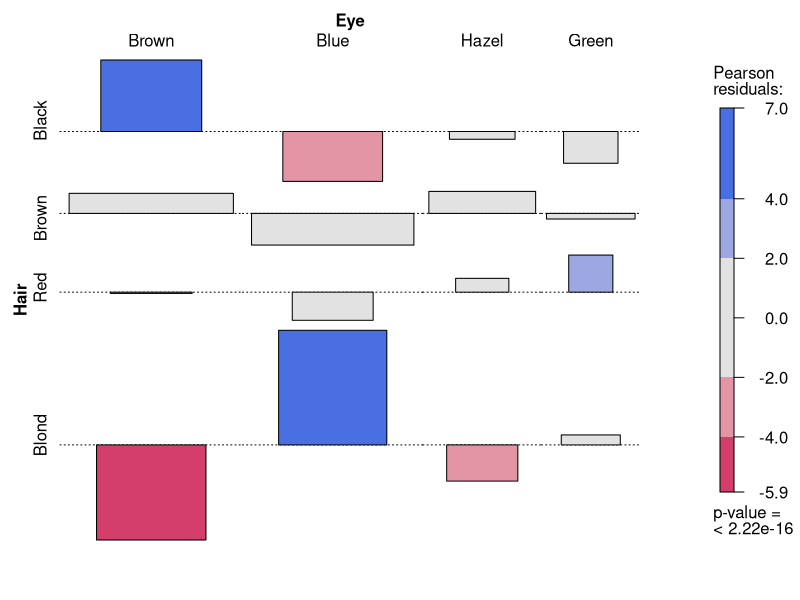
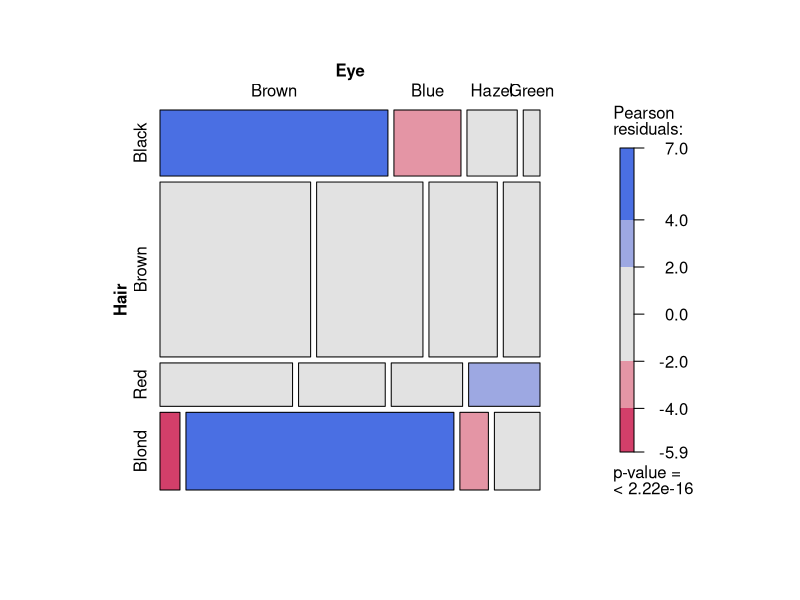
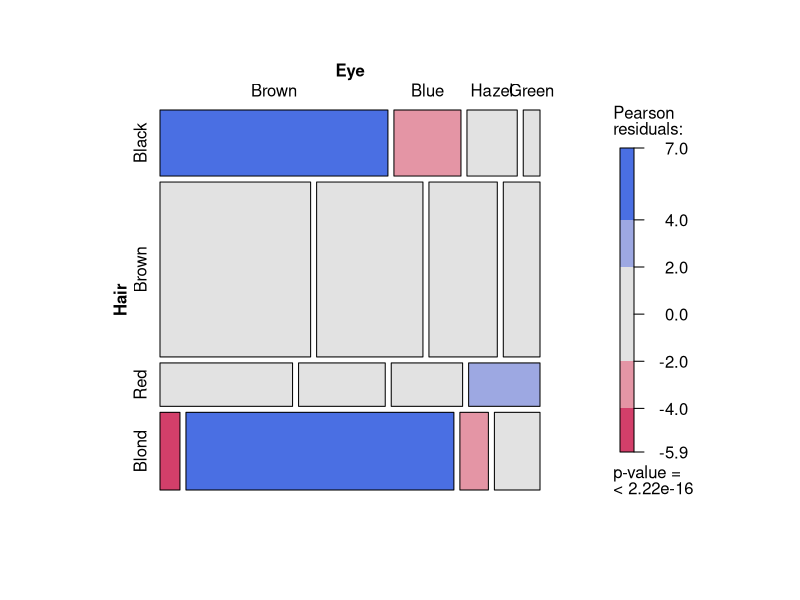
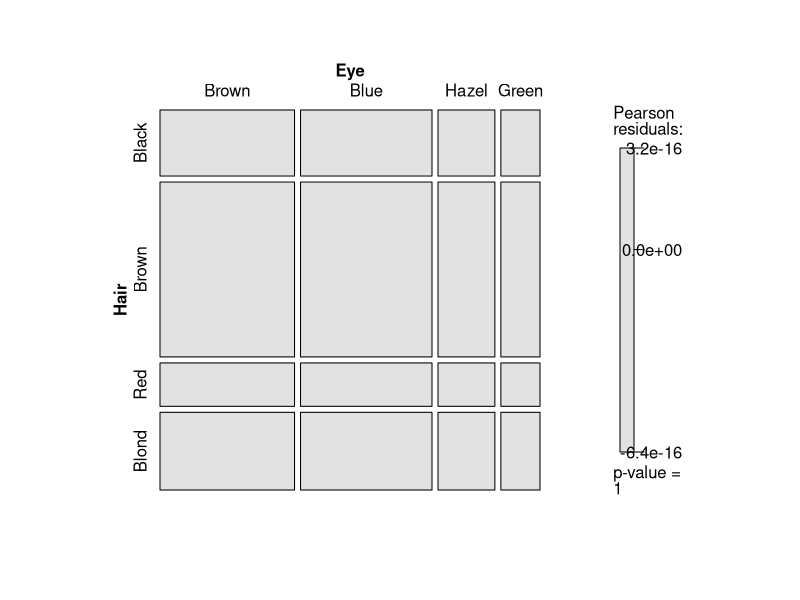
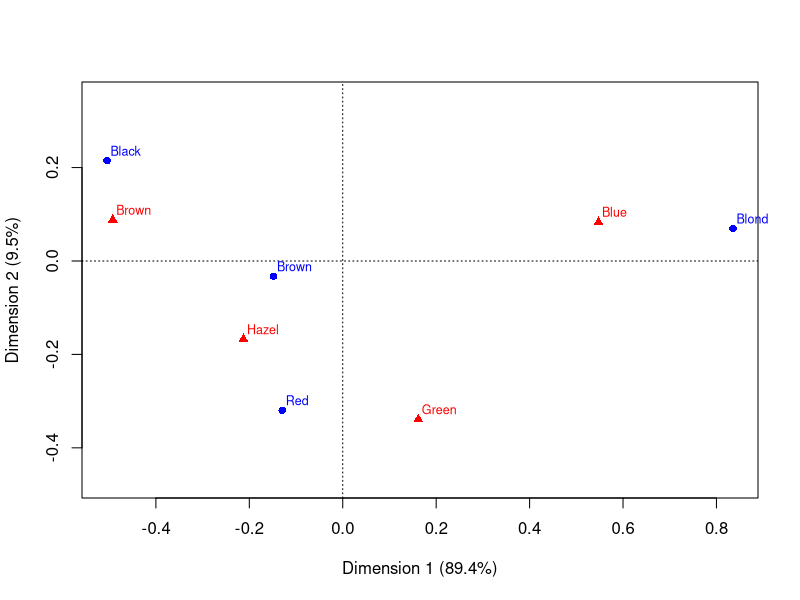

These charts were generated, in order, by the following R code:
## ---- chunk 1
knitr::opts_chunk$set(echo = FALSE)
set.seed(1234)
## ---- chunk 2
library(ca)
HairEye = margin.table(HairEyeColor, c(1, 2)); HairEye
## ---- chunk 3
HairEye = margin.table(HairEyeColor, c(1, 2))
## ---- chunk 4
HairEye
## ---- chunk 5
chisq.test(HairEye)
## ---- chunk 6
library(vcd); assoc(HairEye,shade = TRUE)
## ---- chunk 7
frequency = rowSums(HairEye)
proportions = frequency/sum(frequency)
data.frame(frequency=round(frequency,0),proportions=round(proportions,2))
## ---- chunk 8
HairEye/rowSums(HairEye)
## ---- chunk 9
mosaic(HairEye,shade = TRUE)
## ---- chunk 10
mosaic(HairEye,shade = TRUE)
## ---- chunk 11
mosaic(chisq.test(HairEye)$expected,shade = TRUE)
## ---- chunk 12
library(ca)
ca.res = ca(HairEye); ca.res
## ---- chunk 13
plot(ca.res)
